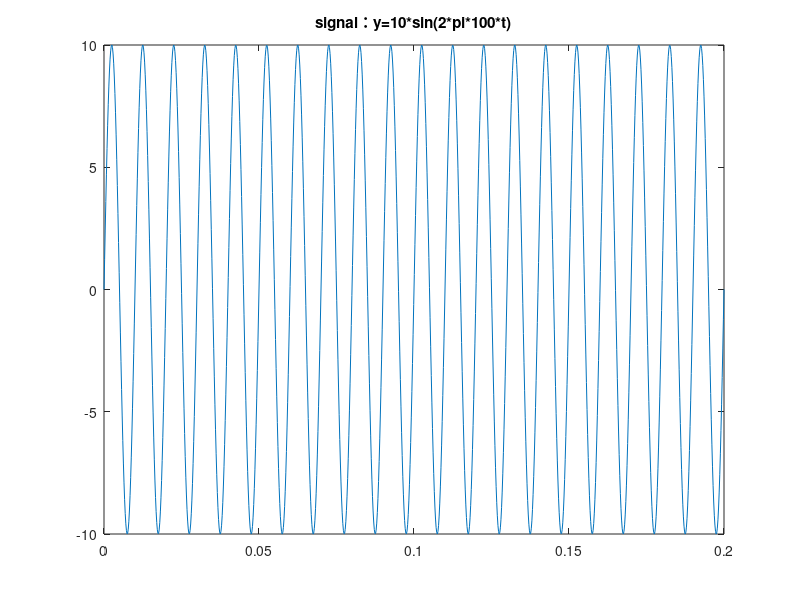
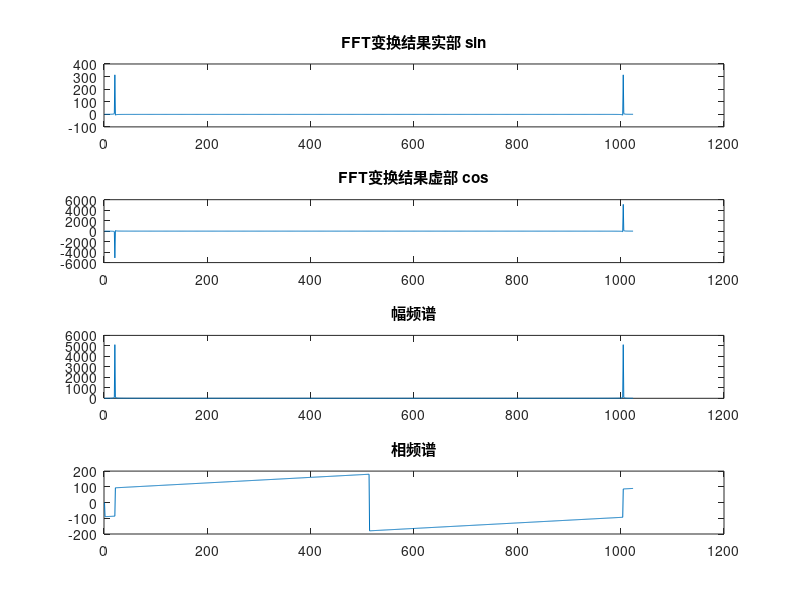
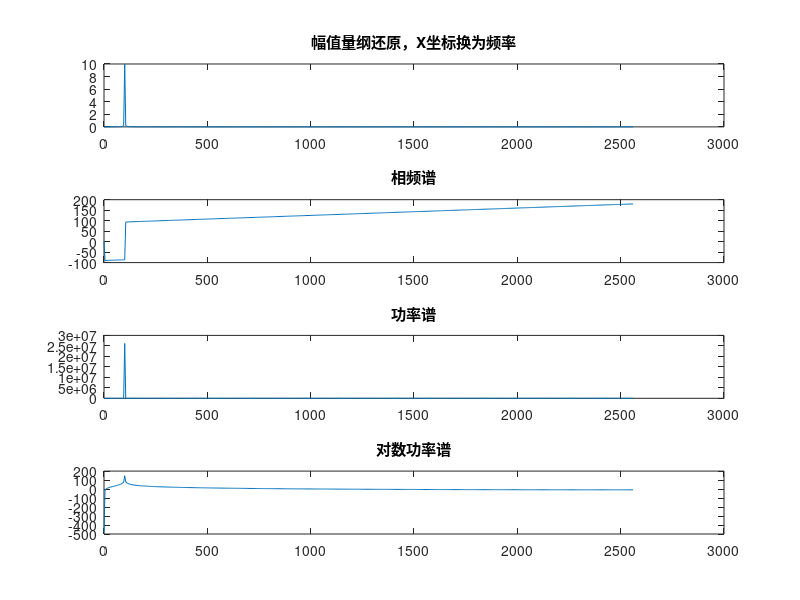

These figures' MATLAB source, in order:
F_sample=5120;%采样频率
f_signal=100;%信号频率
dt=1/F_sample;%采样周期
N=1024;%采样点数
T=dt*N;%采样N点总花费时间
t=linspace(0,T,N);
y=10*sin(2*pi*f_signal*t);
figure(1);
plot(t,y);
title('signal：y=10*sin(2*pi*100*t)')
Y=fft(y,N);

A_real=real(Y);%实部 sin
A_imag=imag(Y);%虚部 cos
figure(2);
subplot(4,1,1);
plot(A_real);
title('FFT变换结果实部 sin')
subplot(4,1,2);
plot(A_imag);
title('FFT变换结果虚部 cos');
A_abs=abs(Y);% = sqrt(real(Y)^2+imag(Y)^2)
A_angle=angle(Y)*(180/pi);%相位角 = atan2(imag(Y)/real(Y))
subplot(4,1,3);plot(A_abs);title('幅频谱');
subplot(4,1,4);plot(A_angle);title('相频谱');

%fft变换后还需要处理
f=linspace(0,F_sample/2,N/2);%不显示负频率部分，x轴变换到真实频率，注意采样定理
A_abs_origin=abs(Y)/(N/2);%幅值量纲还原
figure(3);
subplot(4,1,1);
plot(f,A_abs_origin(1:N/2));
title('幅值量纲还原，X坐标换为频率')
subplot(4,1,2);
plot(f,A_angle(1:N/2));
title('相频谱')
A_POWER=A_abs.^2;%求功率
subplot(4,1,3);
plot(f,A_POWER(1:N/2));
title('功率谱')
A_POWER_LOG=20*log10(A_POWER);%对数功率谱，方便观察幅值相差大的信号
subplot(4,1,4);
plot(f,A_POWER_LOG(1:N/2));
title('对数功率谱');
